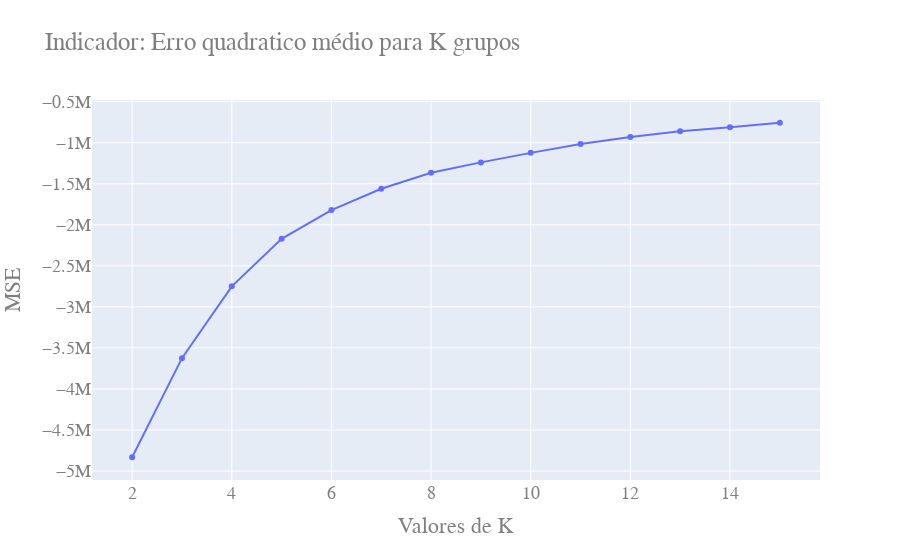

Notebook cell for this chart:
### Code cell
fig =go.Figure()
fig.add_trace(go.Scatter(x = faixa_n_clusters, y = valores_score))
fig.update_layout(
    title="Indicador: Erro quadratico médio para K grupos",
    xaxis_title="Valores de K",
    yaxis_title="MSE",
    font=dict(
        family="Courier New, monospace",
        size=18,
        color="#7f7f7f"
    )
)
fig.show()

### Figure 1 — Plotly figure (JSON) as saved in the notebook; plotly's stock layout.template omitted (floating-point values rounded to 4 significant figures)
{"data": [{"type": "scatter", "x": [2, 3, 4, 5, 6, 7, 8, 9, 10, 11, 12, 13, 14, 15], "y": [-4832000.0, -3625000.0, -2749000.0, -2171000.0, -1820000.0, -1561000.0, -1367000.0, -1240000.0, -1124000.0, -1016000.0, -930800.0, -860400.0, -811800.0, -757000.0]}], "layout": {"font": {"color": "#7f7f7f", "family": "Courier New, monospace", "size": 18}, "title": {"text": "Indicador: Erro quadratico médio para K grupos"}, "xaxis": {"title": {"text": "Valores de K"}}, "yaxis": {"title": {"text": "MSE"}}}}
